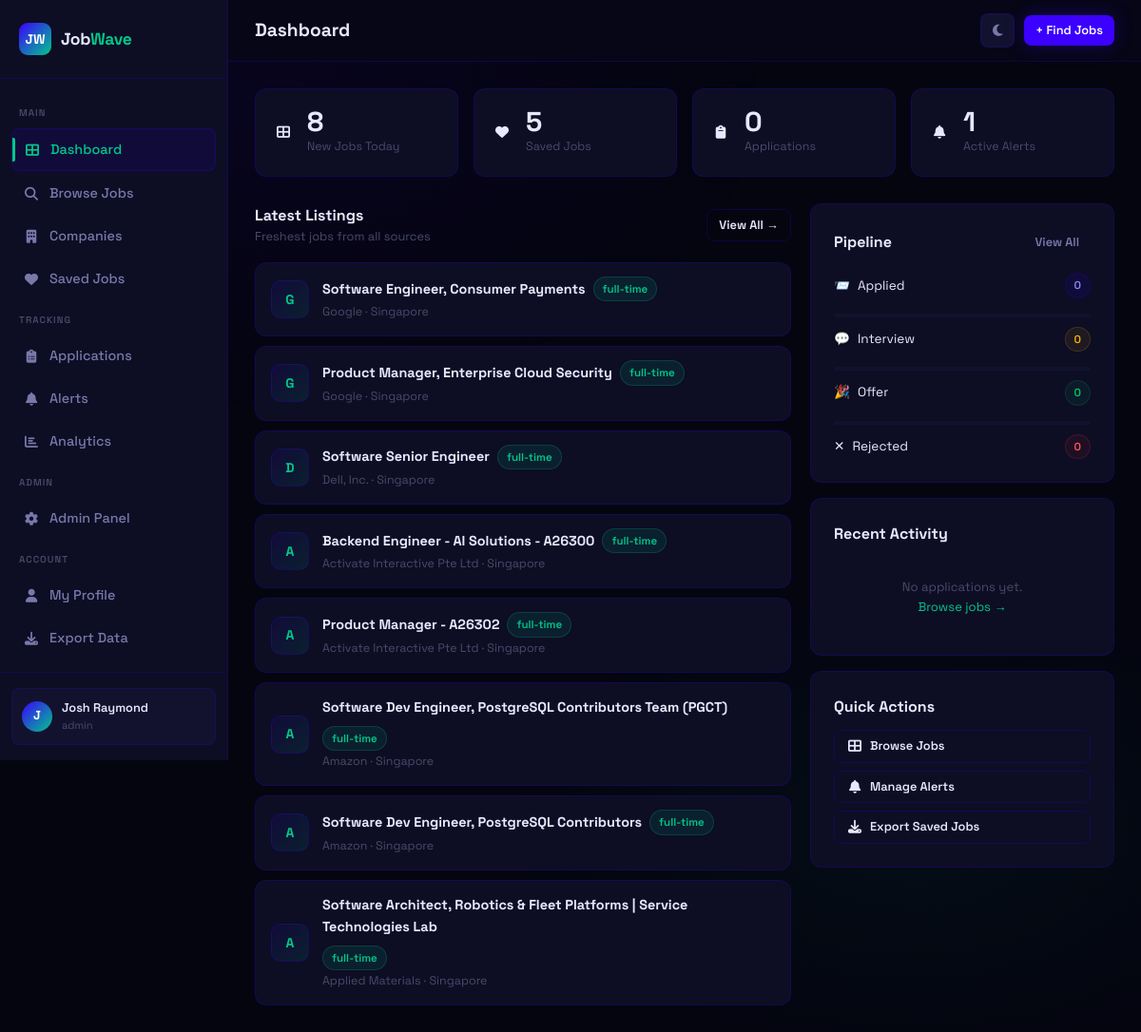
Page /dashboard (signed in) on the earlier database version.
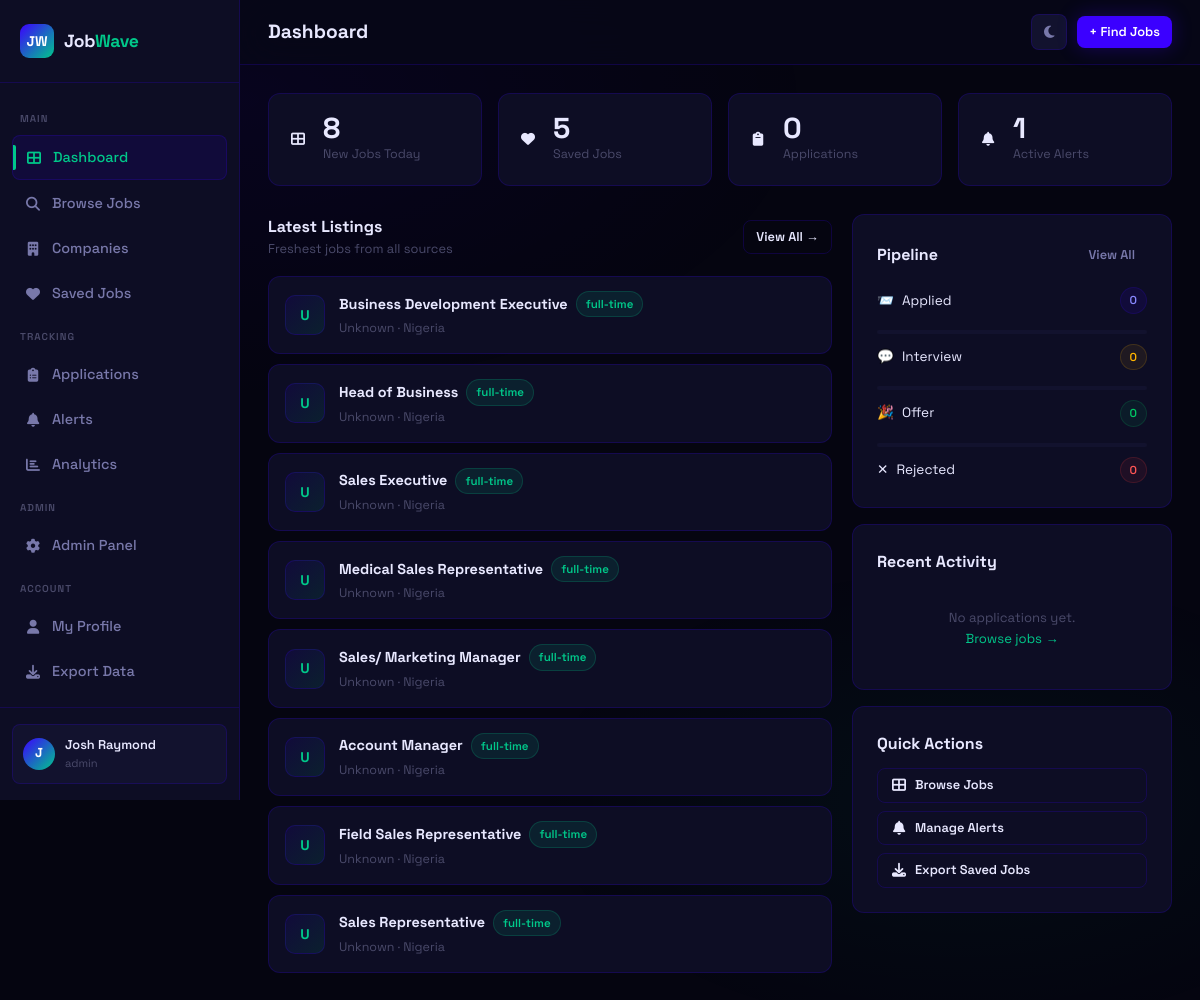
Same page on the later database version.
### app.py (models this page shows)
class Job(db.Model):
    id = db.Column(db.Integer, primary_key=True)
    title = db.Column(db.String(200), nullable=False)
    company = db.Column(db.String(200), nullable=False)
    location = db.Column(db.String(200))
    job_type = db.Column(db.String(50))          # full-time | part-time | remote | contract
    experience = db.Column(db.String(50))         # entry | mid | senior
    salary_min = db.Column(db.Integer)
    salary_max = db.Column(db.Integer)
    description = db.Column(db.Text)
    requirements = db.Column(db.Text)
    source = db.Column(db.String(100))
    source_url = db.Column(db.String(500))
    source_id = db.Column(db.String(200), unique=True)  # duplicate detection
    tags = db.Column(db.String(500))
    is_active = db.Column(db.Boolean, default=True)
    scraped_at = db.Column(db.DateTime, default=datetime.utcnow)
    posted_at = db.Column(db.DateTime)
    views = db.Column(db.Integer, default=0)

### app.py (the view)
@app.route('/dashboard')
@login_required
def dashboard():
    saved_count = SavedJob.query.filter_by(user_id=current_user.id).count()
    app_count = Application.query.filter_by(user_id=current_user.id).count()
    alert_count = Alert.query.filter_by(user_id=current_user.id, is_active=True).count()
    recent_apps = Application.query.filter_by(user_id=current_user.id)\
        .order_by(Application.applied_at.desc()).limit(5).all()
    status_counts = {}
    for status in ['applied', 'interview', 'offer', 'rejected']:
        status_counts[status] = Application.query.filter_by(user_id=current_user.id, status=status).count()
    recent_jobs = Job.query.filter_by(is_active=True).order_by(Job.scraped_at.desc()).limit(8).all()
    return render_template('dashboard.html', saved_count=saved_count, app_count=app_count,
                           alert_count=alert_count, recent_apps=recent_apps,
                           status_counts=status_counts, recent_jobs=recent_jobs)

### app.py (called while the page is built)
@login_manager.user_loader
def load_user(user_id):
    return User.query.get(int(user_id))

    @property
    def is_authenticated(self): return True

### templates/dashboard.html (shortened to what the changed rows need)
<link rel="stylesheet" href="https://cdnjs.cloudflare.com/ajax/libs/font-awesome/6.5.0/css/all.min.css">
{% extends 'base.html' %}
{% block page_title %}Dashboard{% endblock %}
{% block content %}
<div class="stagger">
  <div class="dashboard-grid">
    <div class="dashboard-main">
      <div style="display:flex;flex-direction:column;gap:10px;">
        {% for job in recent_jobs %}
        <div class="card job-row-card">
          <div class="company-logo" style="width:40px;height:40px;font-size:14px;flex-shrink:0;">{{ job.company[0] }}</div>
          <div style="flex:1;min-width:0;">
            <div style="display:flex;align-items:center;gap:8px;flex-wrap:wrap;">
              <a href="{{ url_for('job_detail', job_id=job.id) }}" style="font-weight:700;font-size:0.9rem;color:var(--text);">{{ job.title }}</a>
              <span class="badge badge-mint">{{ job.job_type or 'full-time' }}</span>
            </div>
            <div style="font-size:0.78rem;color:var(--text-muted);margin-top:2px;">{{ job.company }} · {{ job.location }}</div>
          </div>
        </div>
        {% endfor %}
      </div>
    </div>
    <div class="dashboard-side">
      <div class="card">
        <div style="display:flex;flex-direction:column;gap:10px;margin-top:4px;">
          {% set statuses = [('applied','badge-indigo','📨'),('interview','badge-amber','💬'),('offer','badge-green','🎉'),('rejected','badge-red','✕')] %}
          {% for status, cls, icon in statuses %}
          {% set count = status_counts.get(status, 0) %}
          <div style="display:flex;align-items:center;justify-content:space-between;">
            <div style="display:flex;align-items:center;gap:8px;font-size:0.85rem;">
              <span>{{ icon }}</span>
              <span style="text-transform:capitalize;">{{ status }}</span>
            </div>
            <span class="badge {{ cls }}">{{ count }}</span>
          </div>
          {% if not loop.last %}
          <div class="progress">
          </div>
          {% endif %}
          {% endfor %}
        </div>
      </div>
    </div>
  </div>
</div>
{% endblock %}

Differences in the rows shown:
no longer on this page (row unchanged): Job: company "G", title "Software Engineer, Consumer Payments", job_type "full-time", company "Google", location "Singapore"
no longer on this page (row unchanged): Job: company "G", title "Product Manager, Enterprise Cloud Security", job_type "full-time", company "Google", location "Singapore"
no longer on this page (row unchanged): Job: company "D", title "Software Senior Engineer", job_type "full-time", company "Dell, Inc.", location "Singapore"
no longer on this page (row unchanged): Job: company "A", title "Backend Engineer - AI Solutions - A26300", job_type "full-time", company "Activate Interactive Pte Ltd", location "Singapore"
no longer on this page (row unchanged): Job: company "A", title "Product Manager - A26302", job_type "full-time", company "Activate Interactive Pte Ltd", location "Singapore"
no longer on this page (row unchanged): Job: company "A", title "Software Dev Engineer, PostgreSQL Contributors Team (PGCT)", job_type "full-time", company "Amazon", location "Singapore"
no longer on this page (row unchanged): Job: company "A", title "Software Dev Engineer, PostgreSQL Contributors", job_type "full-time", company "Amazon", location "Singapore"
no longer on this page (row unchanged): Job: company "A", title "Software Architect, Robotics & Fleet Platforms | Service Technologies Lab", job_type "full-time", company "Applied Materials", location "Singapore"
added Job: company "U", title "Business Development Executive", job_type "full-time", company "Unknown", location "Nigeria"
added Job: company "U", title "Head of Business", job_type "full-time", company "Unknown", location "Nigeria"
added Job: company "U", title "Sales Executive", job_type "full-time", company "Unknown", location "Nigeria"
added Job: company "U", title "Medical Sales Representative", job_type "full-time", company "Unknown", location "Nigeria"
added Job: company "U", title "Sales/ Marketing Manager", job_type "full-time", company "Unknown", location "Nigeria"
added Job: company "U", title "Account Manager", job_type "full-time", company "Unknown", location "Nigeria"
added Job: company "U", title "Field Sales Representative", job_type "full-time", company "Unknown", location "Nigeria"
added Job: company "U", title "Sales Representative", job_type "full-time", company "Unknown", location "Nigeria"
